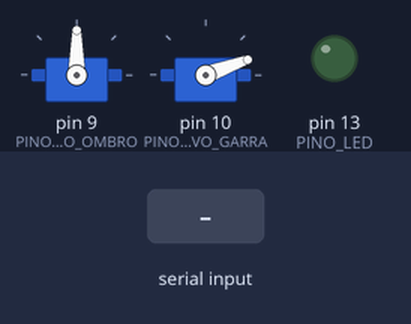
This sketch was run on a simulated Arduino Uno, built with avr-gcc and run on an emulated ATmega328P. Parts: 2 × servo, output pins drawn as LEDs (lit = HIGH). The test bench sets the inputs (shaded band). What the sketch prints to the serial monitor is not drawn.

Above: at 2.7 s.
2.8 s: "O\n" received over Serial
At 4.8 s:
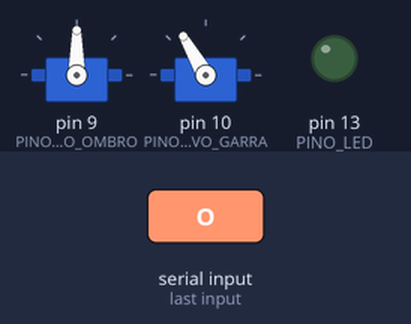
5.8 s: "U\n" received over Serial
At 6.8 s:
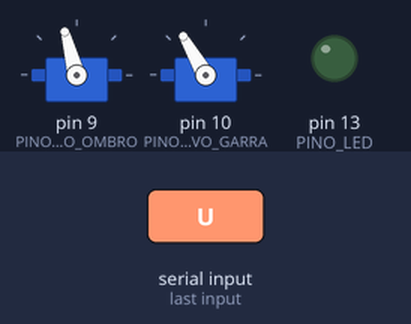
7.5 s: "D\n" received over Serial
At 8.1 s:
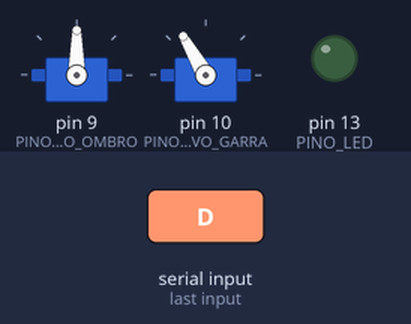
9.2 s: "D\n" received over Serial
At 10.6 s:
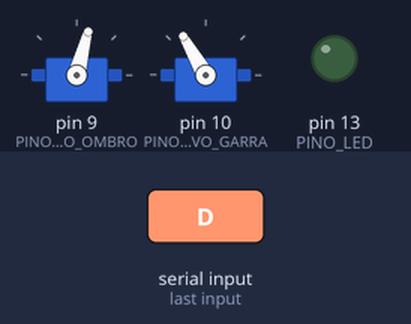
10.9 s: "C\n" received over Serial
At 13.8 s:
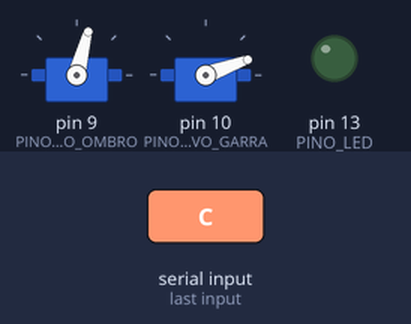
Timing chart, 0 to 14.9 s (numbered marks = the images above; inputs shaded):
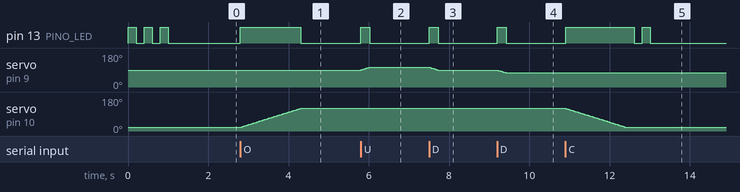

The sketch:

braco_robotico.ino
```cpp
// ============================================================
//  Braço Robótico de Coleta de Amostras — Docking & Retrieval
//  Global Solution 2026 · FIAP · Project-Based Maker Lab
// ============================================================
//  Componentes:
//    - Arduino Uno
//    - Servo 1 (Ombro): pino 9  → comandos U (Up) e D (Down)
//    - Servo 2 (Garra) : pino 10 → comandos O (Open) e C (Close)
//    - LED de status   : pino 13
//
//  Alimentação: fonte de bancada 5V ou 6V nos servos
//  Comunicação: Monitor Serial a 9600 baud
//
//  Comandos disponíveis (letras maiúsculas ou minúsculas):
//    U → Ombro sobe   (+15°, máx 150°)
//    D → Ombro desce  (-15°, mín  30°)
//    O → Garra abre   (move para 120°)
//    C → Garra fecha  (move para  20°)
// ============================================================

#include <Servo.h>

// --- Pinos ---
const int PINO_SERVO_OMBRO = 9;
const int PINO_SERVO_GARRA = 10;
const int PINO_LED         = 13;

// --- Ângulos iniciais ---
const int ANGULO_OMBRO_INICIAL = 90;   // posição de repouso
const int ANGULO_GARRA_INICIAL = 20;   // garra fechada no início

// --- Limites do ombro ---
const int OMBRO_MIN  = 30;
const int OMBRO_MAX  = 150;
const int PASSO_OMBRO = 15;            // graus por comando

// --- Posições da garra ---
const int GARRA_ABERTA  = 120;
const int GARRA_FECHADA = 20;

// --- Objetos ---
Servo servoOmbro;
Servo servoGarra;

// --- Estado atual ---
int anguloOmbro = ANGULO_OMBRO_INICIAL;
int anguloGarra = ANGULO_GARRA_INICIAL;

// ============================================================
void setup() {
  Serial.begin(9600);

  servoOmbro.attach(PINO_SERVO_OMBRO);
  servoGarra.attach(PINO_SERVO_GARRA);

  pinMode(PINO_LED, OUTPUT);

  // Posição inicial
  servoOmbro.write(anguloOmbro);
  servoGarra.write(anguloGarra);

  // Pisca LED 3x para indicar que o sistema iniciou
  piscarLED(3);

  Serial.println("========================================");
  Serial.println(" BRACO ROBOTICO — Docking & Retrieval  ");
  Serial.println("========================================");
  Serial.println(" Comandos:");
  Serial.println("  U = Ombro SOBE    (+15 graus)");
  Serial.println("  D = Ombro DESCE   (-15 graus)");
  Serial.println("  O = Garra ABRE");
  Serial.println("  C = Garra FECHA");
  Serial.println("========================================");
  imprimirStatus();
}

// ============================================================
void loop() {
  if (Serial.available() > 0) {
    char comando = Serial.read();
    comando = toupper(comando);  // aceita maiúscula ou minúscula

    // Ignora Enter e espaços
    if (comando == '\n' || comando == '\r' || comando == ' ') {
      return;
    }

    executarComando(comando);
  }
}

// ============================================================
void executarComando(char cmd) {
  switch (cmd) {

    case 'U':  // Ombro sobe
      if (anguloOmbro + PASSO_OMBRO <= OMBRO_MAX) {
        anguloOmbro += PASSO_OMBRO;
        moverServoSuave(servoOmbro, anguloOmbro);
        Serial.print("[U] Ombro subiu -> ");
        Serial.print(anguloOmbro);
        Serial.println(" graus");
      } else {
        Serial.println("[U] LIMITE maximo do ombro atingido!");
      }
      break;

    case 'D':  // Ombro desce
      if (anguloOmbro - PASSO_OMBRO >= OMBRO_MIN) {
        anguloOmbro -= PASSO_OMBRO;
        moverServoSuave(servoOmbro, anguloOmbro);
        Serial.print("[D] Ombro desceu -> ");
        Serial.print(anguloOmbro);
        Serial.println(" graus");
      } else {
        Serial.println("[D] LIMITE minimo do ombro atingido!");
      }
      break;

    case 'O':  // Garra abre
      anguloGarra = GARRA_ABERTA;
      moverServoSuave(servoGarra, anguloGarra);
      Serial.println("[O] Garra ABERTA");
      break;

    case 'C':  // Garra fecha
      anguloGarra = GARRA_FECHADA;
      moverServoSuave(servoGarra, anguloGarra);
      Serial.println("[C] Garra FECHADA — amostra capturada!");
      piscarLED(2);  // confirmação visual de captura
      break;

    default:
      Serial.print("[?] Comando desconhecido: '");
      Serial.print(cmd);
      Serial.println("' — Use U, D, O ou C");
      break;
  }

  imprimirStatus();
}

// ============================================================
// Move o servo gradualmente para suavizar o movimento
void moverServoSuave(Servo &servo, int anguloAlvo) {
  int anguloAtual = servo.read();
  int passo = (anguloAlvo > anguloAtual) ? 1 : -1;

  digitalWrite(PINO_LED, HIGH);  // LED aceso durante movimento

  while (anguloAtual != anguloAlvo) {
    anguloAtual += passo;
    servo.write(anguloAtual);
    delay(15);  // 15ms por grau = movimento suave
  }

  digitalWrite(PINO_LED, LOW);   // LED apaga ao terminar
}

// ============================================================
// Pisca o LED n vezes
void piscarLED(int vezes) {
  for (int i = 0; i < vezes; i++) {
    digitalWrite(PINO_LED, HIGH);
    delay(200);
    digitalWrite(PINO_LED, LOW);
    delay(200);
  }
}

// ============================================================
// Imprime o estado atual no Monitor Serial
void imprimirStatus() {
  Serial.println("----------------------------------------");
  Serial.print("  Ombro: ");
  Serial.print(anguloOmbro);
  Serial.print(" graus | Garra: ");
  Serial.print(anguloGarra == GARRA_ABERTA ? "ABERTA" : "FECHADA");
  Serial.println();
  Serial.println("----------------------------------------");
}
```

Measured:
- after the input at 2.8 s, pin 13 (PINO_LED): LOW → HIGH at once, → LOW 1.5 s later; servo on pin 10 (PINO_SERVO_GARRA): moves from 20° to 120° over 1.5 s, starting at once
- after the input at 5.8 s, pin 13 (PINO_LED): LOW → HIGH at once, → LOW 0.23 s later; servo on pin 9 (PINO_SERVO_OMBRO): 90° → 105° at once
- after the input at 7.5 s, pin 13 (PINO_LED): LOW → HIGH at once, → LOW 0.23 s later; servo on pin 9 (PINO_SERVO_OMBRO): 105° → 90° at once
- after the input at 9.2 s, pin 13 (PINO_LED): LOW → HIGH at once, → LOW 0.23 s later; servo on pin 9 (PINO_SERVO_OMBRO): 90° → 75° at once
- after the input at 10.9 s, pin 13 (PINO_LED): LOW → HIGH at once, → LOW 1.7 s later, → HIGH 0.20 s later, → LOW 0.20 s later; servo on pin 10 (PINO_SERVO_GARRA): moves from 120° to 20° over 1.5 s, starting at once
